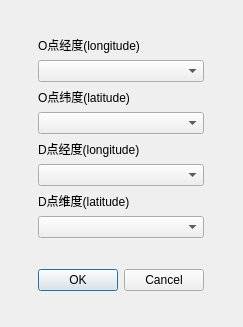
<?xml version="1.0" encoding="UTF-8"?>
<ui version="4.0">
 <class>CSVReadDialog</class>
 <widget class="QDialog" name="CSVReadDialog">
  <property name="geometry">
   <rect>
    <x>0</x>
    <y>0</y>
    <width>243</width>
    <height>327</height>
   </rect>
  </property>
  <property name="windowTitle">
   <string>请选择地理字段</string>
  </property>
  <layout class="QGridLayout" name="gridLayout">
   <item row="0" column="0">
    <layout class="QHBoxLayout" name="horizontalLayout">
     <item>
      <spacer name="horizontalSpacer">
       <property name="orientation">
        <enum>Qt::Horizontal</enum>
       </property>
       <property name="sizeHint" stdset="0">
        <size>
         <width>40</width>
         <height>20</height>
        </size>
       </property>
      </spacer>
     </item>
     <item>
      <layout class="QVBoxLayout" name="verticalLayout">
       <item>
        <spacer name="verticalSpacer_2">
         <property name="orientation">
          <enum>Qt::Vertical</enum>
         </property>
         <property name="sizeHint" stdset="0">
          <size>
           <width>20</width>
           <height>40</height>
          </size>
         </property>
        </spacer>
       </item>
       <item>
        <widget class="QLabel" name="label">
         <property name="text">
          <string>O点经度(longitude)</string>
         </property>
        </widget>
       </item>
       <item>
        <widget class="QComboBox" name="comboBox"/>
       </item>
       <item>
        <widget class="QLabel" name="label_2">
         <property name="text">
          <string>O点纬度(latitude)</string>
         </property>
        </widget>
       </item>
       <item>
        <widget class="QComboBox" name="comboBox_2"/>
       </item>
       <item>
        <widget class="QLabel" name="label_3">
         <property name="text">
          <string>D点经度(longitude)</string>
         </property>
        </widget>
       </item>
       <item>
        <widget class="QComboBox" name="comboBox_3"/>
       </item>
       <item>
        <widget class="QLabel" name="label_4">
         <property name="text">
          <string>D点维度(latitude)</string>
         </property>
        </widget>
       </item>
       <item>
        <widget class="QComboBox" name="comboBox_4"/>
       </item>
       <item>
        <spacer name="verticalSpacer">
         <property name="orientation">
          <enum>Qt::Vertical</enum>
         </property>
         <property name="sizeHint" stdset="0">
          <size>
           <width>20</width>
           <height>40</height>
          </size>
         </property>
        </spacer>
       </item>
       <item>
        <widget class="QDialogButtonBox" name="buttonBox">
         <property name="orientation">
          <enum>Qt::Horizontal</enum>
         </property>
         <property name="standardButtons">
          <set>QDialogButtonBox::Cancel|QDialogButtonBox::Ok</set>
         </property>
        </widget>
       </item>
       <item>
        <spacer name="verticalSpacer_3">
         <property name="orientation">
          <enum>Qt::Vertical</enum>
         </property>
         <property name="sizeHint" stdset="0">
          <size>
           <width>20</width>
           <height>40</height>
          </size>
         </property>
        </spacer>
       </item>
      </layout>
     </item>
     <item>
      <spacer name="horizontalSpacer_2">
       <property name="orientation">
        <enum>Qt::Horizontal</enum>
       </property>
       <property name="sizeHint" stdset="0">
        <size>
         <width>40</width>
         <height>20</height>
        </size>
       </property>
      </spacer>
     </item>
    </layout>
   </item>
  </layout>
 </widget>
 <resources/>
 <connections>
  <connection>
   <sender>buttonBox</sender>
   <signal>rejected()</signal>
   <receiver>CSVReadDialog</receiver>
   <slot>reject()</slot>
   <hints>
    <hint type="sourcelabel">
     <x>316</x>
     <y>260</y>
    </hint>
    <hint type="destinationlabel">
     <x>286</x>
     <y>274</y>
    </hint>
   </hints>
  </connection>
  <connection>
   <sender>buttonBox</sender>
   <signal>accepted()</signal>
   <receiver>CSVReadDialog</receiver>
   <slot>accept()</slot>
   <hints>
    <hint type="sourcelabel">
     <x>248</x>
     <y>254</y>
    </hint>
    <hint type="destinationlabel">
     <x>157</x>
     <y>274</y>
    </hint>
   </hints>
  </connection>
 </connections>
</ui>
